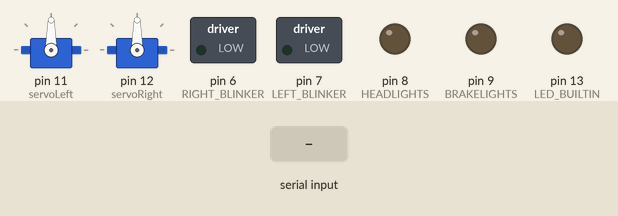
This sketch was run on a simulated Arduino Uno, built with avr-gcc and run on an emulated ATmega328P. On the bench: 2 × servo, switched loads named in the sketch (green lamp = pin HIGH), output pins drawn as LEDs (lit = HIGH). Dashed ring = blinking. The inputs (shaded band) are chosen by the test bench. What the sketch prints to the serial monitor is not drawn.

Above: at 1.2 s.
1.3 s: "<_>" received over Serial
At 1.92 s:
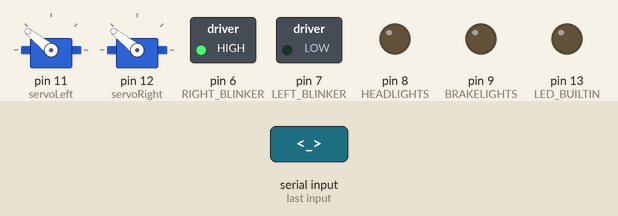
4.3 s: "<=>" received over Serial
At 4.42 s:
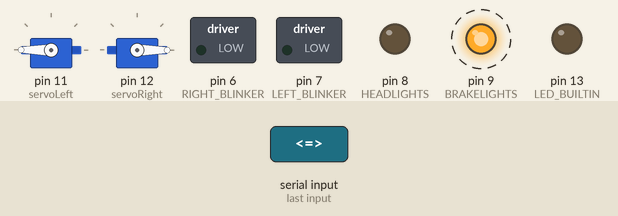
7.3 s: "<90,45>" received over Serial
At 7.93 s:
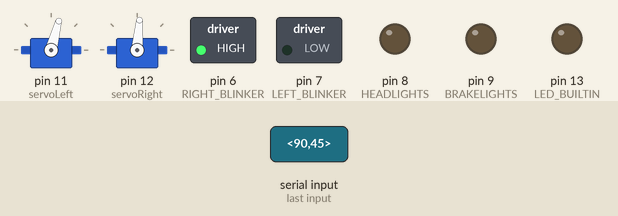
10.3 s: byte 62 ('>') received over Serial
At 10.42 s:
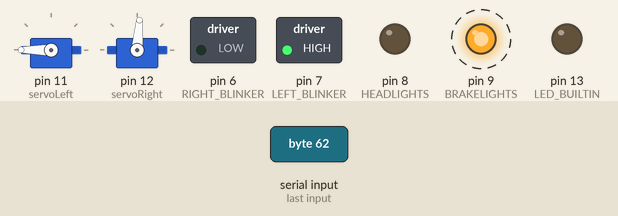
13.3 s: "<90>" received over Serial
At 13.43 s:
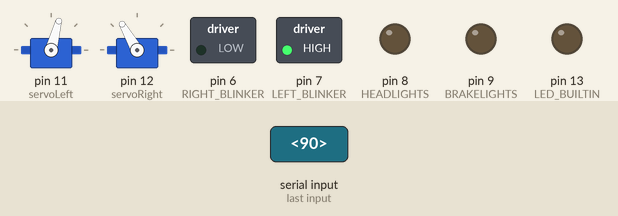
16.3 s: "<F90>" received over Serial
At 16.43 s:
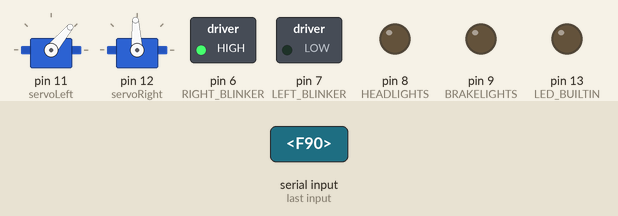
Timing chart, 0 to 20.3 s (numbered marks = the images above; inputs shaded):
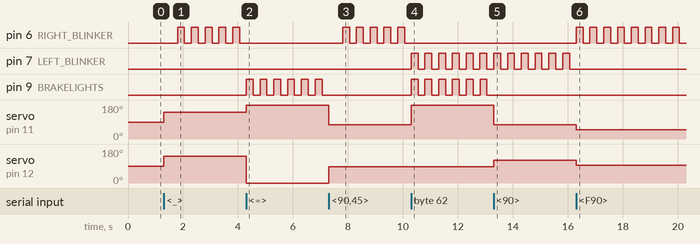

Measured:
- after the input at 1.3 s, pin 6 (RIGHT_BLINKER): alternates HIGH for 0.25 s and LOW for 0.25 s, starting after 0.50 s; servo on pin 11 (servoLeft), servo on pin 12 (servoRight): 90° → 141° at once
- after the input at 4.3 s, pin 6 (RIGHT_BLINKER): stops changing and stays LOW; pin 9 (BRAKELIGHTS): alternates HIGH for 0.25 s and LOW for 0.25 s, starting at once; servo on pin 11 (servoLeft): 141° → 180° at once; servo on pin 12 (servoRight): 141° → 0° at once
- after the input at 7.3 s, pin 6 (RIGHT_BLINKER): alternates HIGH for 0.25 s and LOW for 0.25 s, starting after 0.51 s; pin 9 (BRAKELIGHTS): stops changing and stays LOW; servo on pin 11 (servoLeft): 180° → 75° at once; servo on pin 12 (servoRight): 0° → 85° at once
- after the input at 10.3 s, pin 6 (RIGHT_BLINKER): stops changing and stays LOW; pin 7 (LEFT_BLINKER), pin 9 (BRAKELIGHTS): alternates HIGH for 0.25 s and LOW for 0.25 s, starting at once; servo on pin 11 (servoLeft): 75° → 180° at once
- after the input at 13.3 s, pin 9 (BRAKELIGHTS): stops changing and stays LOW; servo on pin 11 (servoLeft): 180° → 75° at once; servo on pin 12 (servoRight): 85° → 120° at once
- after the input at 16.3 s, pin 6 (RIGHT_BLINKER): alternates HIGH for 0.25 s and LOW for 0.25 s, starting at once; pin 7 (LEFT_BLINKER): stops changing and stays LOW; servo on pin 11 (servoLeft): 75° → 50° at once; servo on pin 12 (servoRight): 120° → 93° at once

The sketch:

RC_Control.ino
```cpp
#include <Servo.h>

#define HEADLIGHTS 8
#define BRAKELIGHTS 9
#define LEFT_BLINKER 7
#define RIGHT_BLINKER 6

Servo servoLeft;
Servo servoRight;

//Single character from the Serial and string to hold an entire command
char state = 0;
char commandString[15];
int i = 0;
int commandTypes = 0;

//Blinker globals
unsigned long lastRightOn = 0;
unsigned long lastLeftOn = 0;
unsigned long lastBackOn = 0;
int lastLeft = 0;
int lastRight = 0;

//Function prototypes
void handleCommand(char command[]);
void handleSafe(char command);
void printCommand(char command[]);
int getMotorValueLeft(int baseValue);
int getMotorValueRight(int baseValue);
void setBlinkers(int left, int right);

//Setup function to run at startup
void setup() {
  //Set default LED to off
  pinMode(LED_BUILTIN, OUTPUT);
  digitalWrite(LED_BUILTIN, LOW);

  //Begin reading serial (bluetooth incoming)
  Serial.begin(9600);

  //Attach servos to pins
  servoLeft.attach(11);
  servoRight.attach(12);

  //Set digital IO as outputs for LEDS
  pinMode(HEADLIGHTS, OUTPUT);
  pinMode(BRAKELIGHTS, OUTPUT);
  pinMode(LEFT_BLINKER, OUTPUT);
  pinMode(RIGHT_BLINKER, OUTPUT);
  //Set all lights to off by default
  digitalWrite(HEADLIGHTS, LOW);
  digitalWrite(BRAKELIGHTS, LOW);
  digitalWrite(LEFT_BLINKER, LOW);
  digitalWrite(RIGHT_BLINKER, LOW);
}

//Function that loops during the entirety of the control
//Blocks at Serial.available to wait for a new command
void loop() {
  // Check if there is anything available, block thread until there is
  if (Serial.available() > 0){
    //Continuosly read data while available
    while (Serial.available()>0){
      state = Serial.read();        //Read what comes in through the bluetooth module
      commandString[i] = state;

      //Change to safe driving mode if a _ command is received
      if (state == '_'){
        commandTypes = 1;
        i=0;
        break;
      } else if (state == '='){ //Switches out of safe driving mode and resets the command buffer
        commandTypes = 0;
        i=0;
        break;
      }
      //Handles commands when safe mode is on
      if (commandTypes == 1){
        handleSafe(state);
        break;
      }

      //End of command
      if (state == '>'){
        commandString[i+1] = '\0'; //null terminate the string
        handleCommand(commandString); //decode the command
        i=0;
        break; //jump to handling of command
      }
      i++;
    }
  }
  setBlinkers(lastLeft, lastRight);
}

//Safeguard mode where all commands are a single character
void handleSafe(char command){
  //  F --> Forward
  //  G --> Backwards
  //  > --> Right
  //  < --> Left
  //  B --> Brake
  //  O --> Headlights On
  //  P --> Headlights Off
  if (command == 'F') {
    lastLeft = 9;
    lastRight = 9;
    servoLeft.writeMicroseconds(1000);
    servoRight.writeMicroseconds(2000);
    Serial.println("Forward");
  } else if (command == 'G') {
    lastLeft = -9;
    lastRight =-9;
    servoLeft.writeMicroseconds(2000);
    servoRight.writeMicroseconds(1000);
    Serial.println("Backwards");
  } else if (command == '>') {
    lastLeft = 9;
    lastRight = -9;
    servoLeft.writeMicroseconds(2000);
    servoRight.writeMicroseconds(2000);
    Serial.println("Right");
  } else if (command == '<') {
    lastLeft = -9;
    lastRight = 9;
    servoLeft.writeMicroseconds(1000);
    servoRight.writeMicroseconds(1000);
    Serial.println("Left");
  } else if (command == 'O') {
    digitalWrite(HEADLIGHTS, HIGH);
    Serial.println("Headlights On");
  } else if (command == 'P') {
    digitalWrite(HEADLIGHTS, LOW);
    Serial.println("Headlights Off");
  }
  if (command == 'B'){
    lastLeft = 0;
    lastRight = 0;
    servoLeft.writeMicroseconds(1500);
    servoRight.writeMicroseconds(1500);
    digitalWrite(BRAKELIGHTS, HIGH);
    Serial.println("Brake");
  } else {
    digitalWrite(BRAKELIGHTS, LOW);
  }
}

//Translaates a string command into a function call
void handleCommand(char command[]){
  //print the command to ensure proper reception
  //printCommand(command);

  //Ignore corrupted commands
  if (strlen(command)>7) {
    Serial.println("Corrupt Command");
    return;
  }

  //Find the power of each motor from the command and set to negative if necessary
  int leftPower = command[1] - '0';
  if (command[0] == '-') {
    leftPower *= -1;
  }
  int rightPower = command[3] - '0';
  if (command[2] == '-') {
    rightPower *= -1;
  }

  //Set the left motor
  int l_speed = getMotorValueLeft(leftPower);
  servoLeft.writeMicroseconds(l_speed);

  //Set the right motor
  int r_speed = getMotorValueRight(rightPower);
  servoRight.writeMicroseconds(r_speed);

  //Set the headlights
  if (command[4] == '1') {
    digitalWrite(HEADLIGHTS, HIGH);
  } else if (command[4] == '0') {
    digitalWrite(HEADLIGHTS, LOW);
  }

  //Set the brake lights
  if (command[5] == '1') {
    digitalWrite(BRAKELIGHTS, HIGH);
  } else if (command[5] == '0') {
    digitalWrite(BRAKELIGHTS, LOW);
  }

  //Set the blinker related variables
  lastLeft = leftPower;
  lastRight = rightPower;

  //Used to debug what the speeds are set to
  Serial.print(l_speed);
  Serial.print("\t");
  Serial.print(r_speed);
  Serial.print("\t");
  Serial.print(command[4]);
  Serial.print("\t");
  Serial.print(command[5]);
  Serial.print("\n");

}

//Gets a value for the left motor based on a value in the range of -9 to 9
int getMotorValueLeft(int baseValue){
    int scalar = 20;
    if (baseValue == 0){
      return 1500;
    } else {
      return (1500 - (baseValue*scalar));
    }
}

//Gets a value for the right motor based on a value in the range of -9 to 9
int getMotorValueRight(int baseValue){
  int scalar = 20;
  if (baseValue == 0){
    return 1500;
  } else {
    return (1500 + (baseValue*scalar));
  }
}

//Sets the blinker lights based on how the car is turning
void setBlinkers(int left, int right){
  int diff = left-right;
  if (diff > 3) {
    //Turning right hard
    digitalWrite(LEFT_BLINKER, LOW);
    unsigned long timeDiff = millis() - lastRightOn;
    //Turn the blinker on or off based on elapsed time
    if (timeDiff > 500) {
      digitalWrite(RIGHT_BLINKER, HIGH);
      lastRightOn = millis();
    } else if (timeDiff > 250) {
      digitalWrite(RIGHT_BLINKER, LOW);
    }
  } else if (diff < -3) {
    //Turning left hard
    digitalWrite(RIGHT_BLINKER, LOW);
    unsigned long timeDiff = millis() - lastLeftOn;
    //Turn the blinker on or off based on elapsed time
    if (timeDiff > 500) {
      digitalWrite(LEFT_BLINKER, HIGH);
      lastLeftOn = millis();
    } else if (timeDiff > 250) {
      digitalWrite(LEFT_BLINKER, LOW);
    }
  } else {
    //Moving relatively straight
    digitalWrite(LEFT_BLINKER, LOW);
    digitalWrite(RIGHT_BLINKER, LOW);
    lastLeftOn = millis();
    lastRightOn = millis();
  }

  //Backing up
  if (left < 0 && right <0){
    unsigned long timeDiff = millis() - lastBackOn;
    if (timeDiff > 500) {
      digitalWrite(BRAKELIGHTS, HIGH);
      lastBackOn = millis();
    } else if (timeDiff > 250) {
      digitalWrite(BRAKELIGHTS, LOW);
    }
  } else if (left > 0 || right > 0) {
    digitalWrite(BRAKELIGHTS, LOW);
  }
    else {
    lastBackOn = millis();
  }
}

//Prints out the command to the serial monitor (can be changed to a char array print if necessary)
void printCommand(char command[]){
  Serial.println(command);
}
```
